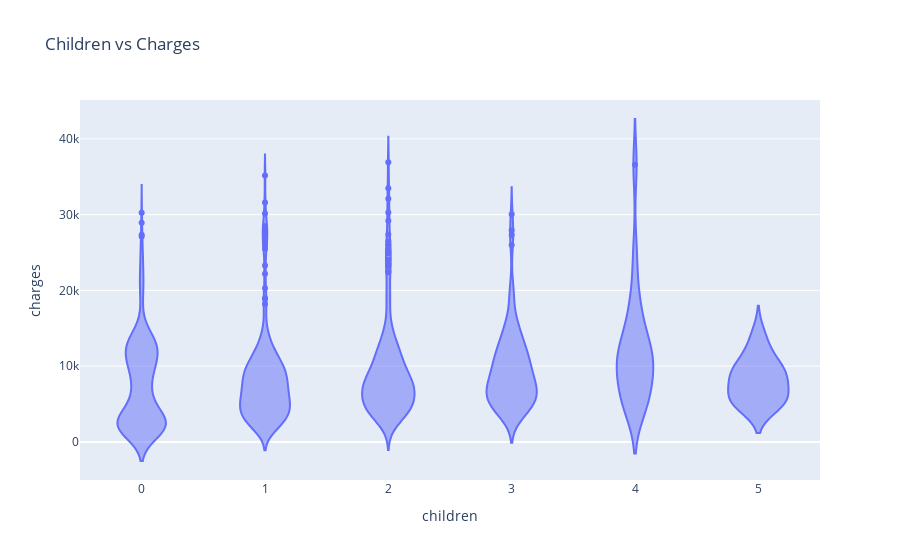

Notebook source saved alongside this figure:
### Code cell
px.violin(non_smoker_df, x='children', y='charges', title = 'Children vs Charges')

### Figure 1 — Plotly figure (JSON) as saved in the notebook; plotly's stock layout.template omitted (floating-point values rounded to 4 significant figures; data arrays with more than 128 entries replaced by an {"elided": "..."} marker saying what was removed)
{"data": [{"alignmentgroup": "True", "box": {"visible": false}, "hovertemplate": "children=%{x}<br>charges=%{y}<extra></extra>", "legendgroup": "", "marker": {"color": "#636efa"}, "name": "", "offsetgroup": "", "orientation": "v", "scalegroup": "True", "showlegend": false, "type": "violin", "x": {"elided": "1064 int values"}, "x0": " ", "xaxis": "x", "y": {"elided": "1064 float values"}, "y0": " ", "yaxis": "y"}], "layout": {"legend": {"tracegroupgap": 0}, "title": {"text": "Children vs Charges"}, "violinmode": "group", "xaxis": {"anchor": "y", "domain": [0, 1], "title": {"text": "children"}}, "yaxis": {"anchor": "x", "domain": [0, 1], "title": {"text": "charges"}}}}
